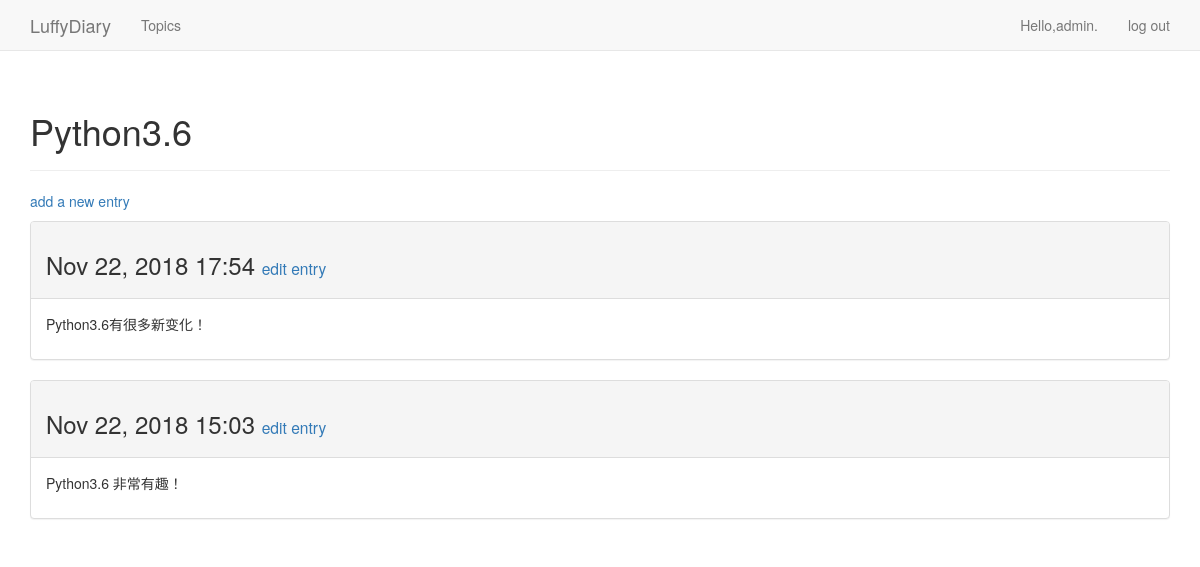
The page /topics/1/ (signed in) on the database its author committed.
### luffydiary_logs/models.py (models this page shows, shortened)
class Topic(models.Model):
    text = models.CharField(max_length=200)
    date_added = models.DateTimeField(auto_now_add=True)
    owner = models.ForeignKey(User,on_delete=models.CASCADE)
    def __str__(self):
        return self.text

class Entry(models.Model):
    topic = models.ForeignKey(Topic,on_delete=models.CASCADE)
    text = models.TextField()
    date_added = models.DateTimeField(auto_now_add=True)
    class Meta:
        verbose_name_plural = 'entries'

### luffydiary_logs/views.py (the view)
# urls.py: url(r'^topics/(?P<topic_id>\d+)/$',views.topic,name='topic'),
@login_required
def topic(request, topic_id):
    topic = Topic.objects.get(id=topic_id)
    if topic.owner != request.user:
        raise Http404
    entries = topic.entry_set.order_by('-date_added')
    context = {'topic':topic,'entries':entries}
    return render(request, 'luffydiary_logs/topic.html',context)

### luffydiary_logs/templates/luffydiary_logs/topic.html
{% extends "luffydiary_logs/base.html" %}
{% block header %}
    <h1>{{ topic }}</h1>
{% endblock header %}
{% block content %}
    <p>
        <a href="{% url 'luffydiary_logs:new_entry' topic.id %}">add a new entry</a>
    </p>
    {% for entry in entries %}
        <div class="panel panel-default">
            <div class="panel-heading">
                <h3>
                    {{ entry.date_added|date:'M d, Y H:i' }}
                    <small>
                        <a href="{% url 'luffydiary_logs:edit_entry' entry.id %}">edit entry</a>
                    </small>
                </h3>
            </div>
            <div class="panel-body">
                {{ entry.text|linebreaks }}
            </div>
        </div>
    {% empty %}
        There are no entries for this topic yet!
    {% endfor %}
{% endblock content %}

### luffydiary_logs/templates/luffydiary_logs/base.html (shortened to what this page needs)
{% load bootstrap3 %}
<!DOCTYPE html>
<html lang="en">
    <head>
        {% bootstrap_css %}
    </head>
    <body>
        <nav class="navbar navbar-default navbar-static-top">
            <div class="container">
                <div class="navbar-hearder">
                     <a class="navbar-brand" href="{% url 'luffydiary_logs:index' %}">LuffyDiary</a>
                </div>
                <div id="navbar" class="navbar-collapse collapse">
                    <ul class="nav navbar-nav">
                        <li><a href="{% url 'luffydiary_logs:topics' %}">Topics</a></li>
                    </ul>
                    <ul class="nav navbar-nav navbar-right">
                        {% if user.is_authenticated %}
                            <li><a>Hello,{{ user.username }}.</a></li>
                            <li><a href="{% url 'users:logout' %}">log out</a></li>
                        {% else %}
                            <li><a href="{% url 'users:register' %}">register</a></li>
                            <li><a href="{% url 'users:login' %}">log in</a></li>
                        {% endif %}
                    </ul>
                </div>
            </div>
        </nav>
            <div class="container">
                <div class="page-header">
                    {% block header %}{% endblock header %}
                </div>
                <div>
                    {% block content %}{% endblock content %}
                </div>
            </div>
    </body>
</html>

### rows shown on the page
Topic: text "Python3.6"
Entry: date_added "Nov 22, 2018 17:54", text "Python3.6有很多新变化！"
Entry: date_added "Nov 22, 2018 15:03", text "Python3.6 非常有趣！"

### other values the page prints
{{ user.username }} "admin"
